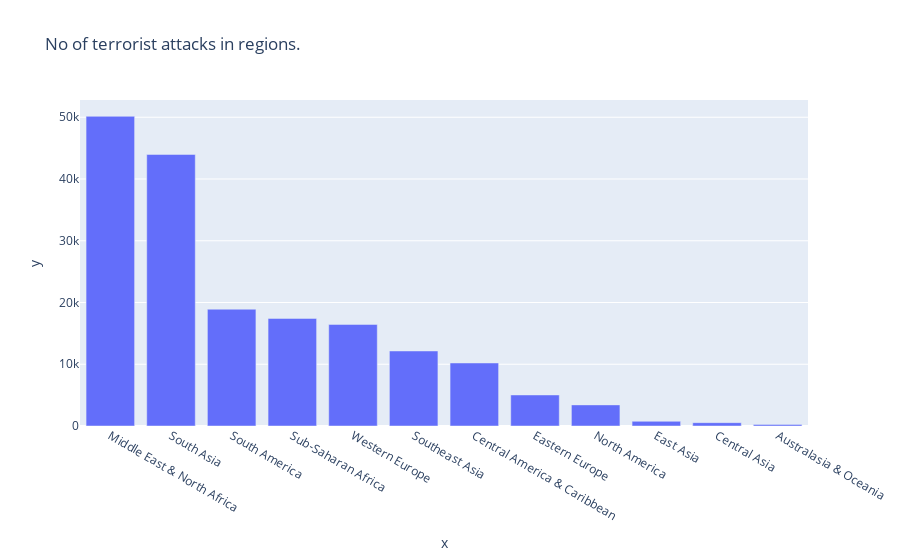

Notebook code cell kept with this figure:
### Markdown cell above
### Number of terrorist attacks in region wise

### Code cell
#no of terrorist attacks in region wise
region_count=data['region'].value_counts()
regions=data['region'].value_counts().index
px.bar(data,x=regions,y=region_count, barmode='group',title='No of terrorist attacks in regions.')

### Figure 1 — Plotly figure (JSON) as saved in the notebook; plotly's stock layout.template omitted (floating-point values rounded to 4 significant figures)
{"data": [{"alignmentgroup": "True", "hoverlabel": {"namelength": 0}, "hovertemplate": "x=%{x}<br>y=%{y}", "legendgroup": "", "marker": {"color": "#636efa"}, "name": "", "offsetgroup": "", "orientation": "v", "showlegend": false, "textposition": "auto", "type": "bar", "x": ["Middle East & North Africa", "South Asia", "South America", "Sub-Saharan Africa", "Western Europe", "Southeast Asia", "Central America & Caribbean", "Eastern Europe", "North America", "East Asia", "Central Asia", "Australasia & Oceania"], "xaxis": "x", "y": [50154, 43978, 18913, 17423, 16450, 12150, 10207, 5028, 3419, 760, 543, 258], "yaxis": "y"}], "layout": {"barmode": "group", "legend": {"tracegroupgap": 0}, "title": {"text": "No of terrorist attacks in regions."}, "xaxis": {"anchor": "y", "domain": [0, 1], "title": {"text": "x"}}, "yaxis": {"anchor": "x", "domain": [0, 1], "title": {"text": "y"}}}}
